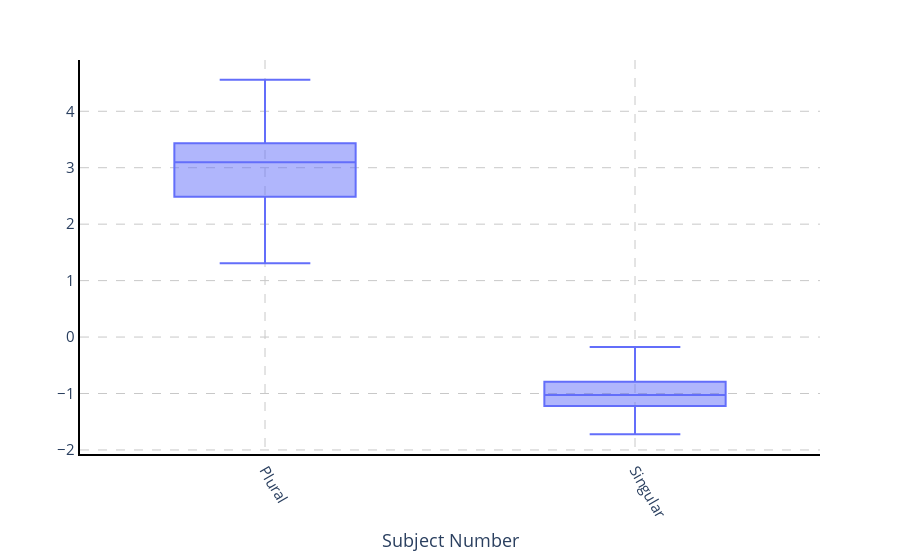

Notebook code cell kept with this figure:
### Code cell
df = pd.DataFrame.from_dict(per_number_dict)
import plotly.express as px
fig = px.box(df, title=f'')
fig.update_layout(
    xaxis_title="Subject Number", yaxis_title="",
    font=dict(
        size=15,  # Set the font size here
    )
)
fig = paper_plot(fig)
fig.show()

### Figure 1 — Plotly figure (JSON) as saved in the notebook; plotly's stock layout.template omitted (floating-point values rounded to 4 significant figures; data arrays with more than 128 entries replaced by an {"elided": "..."} marker saying what was removed)
{"data": [{"alignmentgroup": "True", "hovertemplate": "variable=%{x}<br>value=%{y}<extra></extra>", "legendgroup": "", "marker": {"color": "#636efa"}, "name": "", "notched": false, "offsetgroup": "", "orientation": "v", "showlegend": false, "type": "box", "x": {"elided": "298 str values"}, "x0": " ", "xaxis": "x", "y": {"elided": "298 float values"}, "y0": " ", "yaxis": "y"}], "layout": {"boxmode": "group", "font": {"size": 15}, "legend": {"tracegroupgap": 0}, "margin": {"t": 60}, "xaxis": {"anchor": "y", "domain": [0, 1], "gridcolor": "rgb(200,200,200)", "griddash": "dash", "linecolor": "black", "linewidth": 2, "showline": true, "tickangle": 60, "title": {"text": "Subject Number"}, "zeroline": false}, "yaxis": {"anchor": "x", "domain": [0, 1], "gridcolor": "rgb(200,200,200)", "griddash": "dash", "linecolor": "black", "linewidth": 2, "showline": true, "title": {"text": ""}, "zeroline": false}}}
